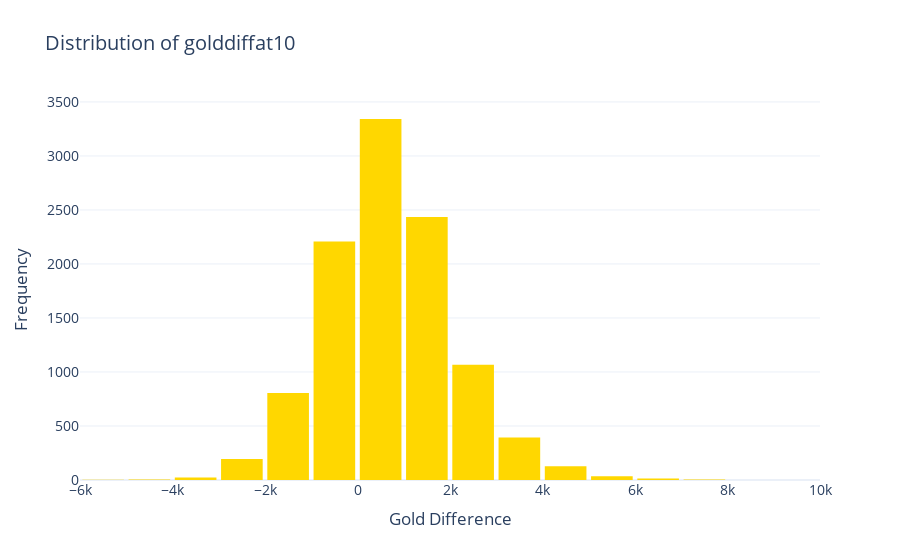
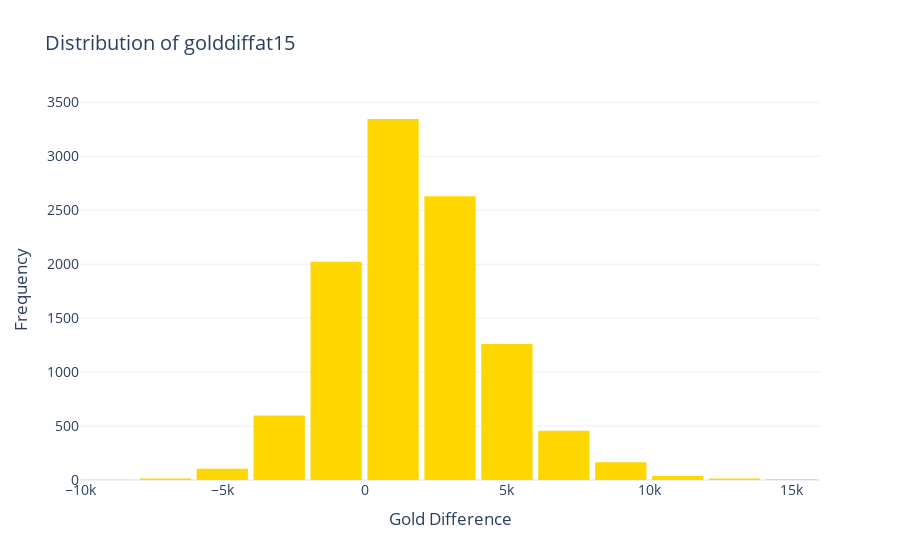
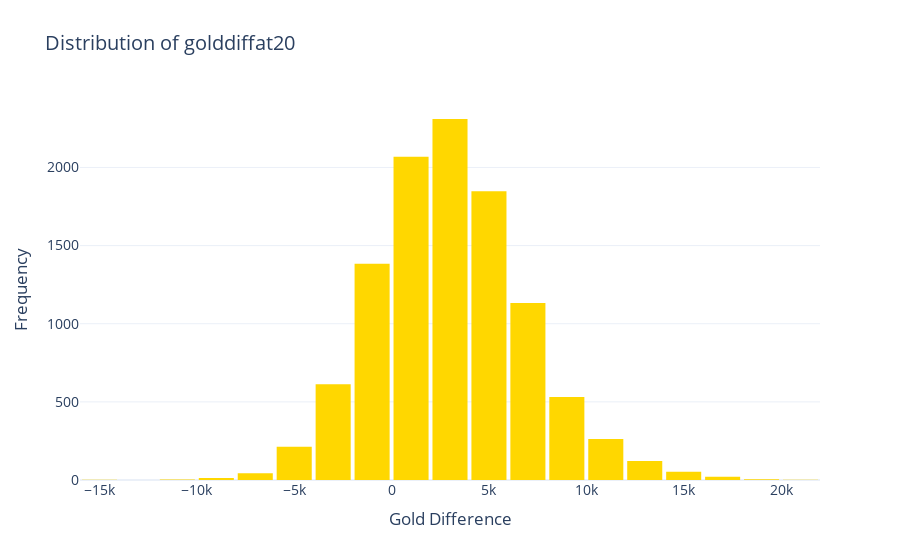
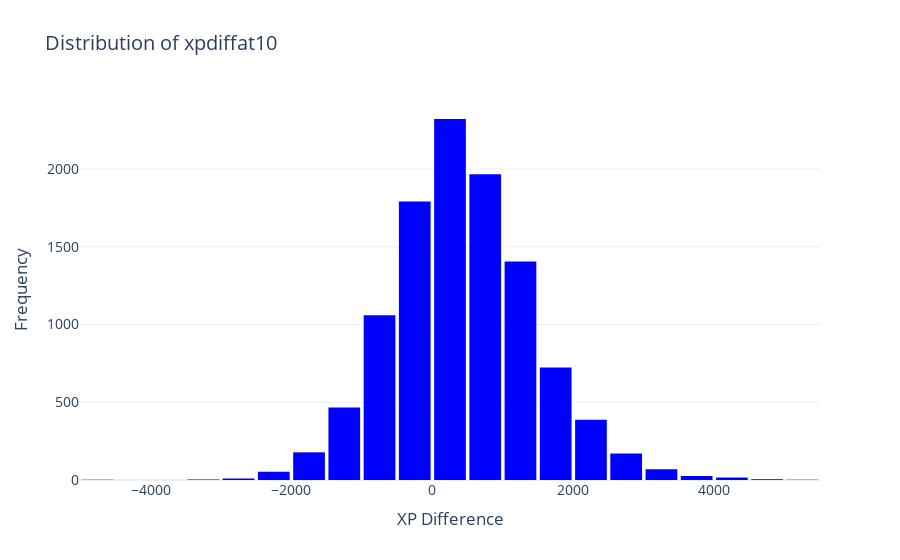

The notebook cell saved with these charts, in order:
### Code cell
# Visualizing data before imputation (if we decide to do it )
# (only the winning games, otherwise the data will always be symmetric)

# Visualize the distribution of gold difference columns
gold_diff_columns = ['golddiffat10', 'golddiffat15', 'golddiffat20']
for col in gold_diff_columns:
    fig = px.histogram(
        team_df[team_df['result'] == 1],
        x=col,
        nbins=20,
        title=f'Distribution of {col}',
        labels={col: 'Gold Difference'},
        template='plotly_white',
        color_discrete_sequence=['gold']
    )
    fig.update_layout(
        bargap=0.1,
        xaxis_title='Gold Difference',
        yaxis_title='Frequency',
        font=dict(size=14)
    )
    fig.show()

# Visualize the distribution of XP difference columns
xp_diff_columns = ['xpdiffat10', 'xpdiffat15', 'xpdiffat20']
for col in xp_diff_columns:
    fig = px.histogram(
        team_df[team_df['result'] == 1],
        x=col,
        nbins=20,
        title=f'Distribution of {col}',
        labels={col: 'XP Difference'},
        template='plotly_white',
        color_discrete_sequence=['blue']
    )
    fig.update_layout(
        bargap=0.1,
        xaxis_title='XP Difference',
        yaxis_title='Frequency',
        font=dict(size=14)
    )
    fig.show()

### Figure 1 — Plotly figure (JSON) as saved in the notebook; plotly's stock layout.template omitted (floating-point values rounded to 4 significant figures; data arrays with more than 128 entries replaced by an {"elided": "..."} marker saying what was removed)
{"data": [{"alignmentgroup": "True", "bingroup": "x", "hovertemplate": "Gold Difference=%{x}<br>count=%{y}<extra></extra>", "legendgroup": "", "marker": {"color": "gold", "pattern": {"shape": ""}}, "name": "", "nbinsx": 20, "offsetgroup": "", "orientation": "v", "showlegend": false, "type": "histogram", "x": {"elided": "10656 int values"}, "xaxis": "x", "yaxis": "y"}], "layout": {"bargap": 0.1, "barmode": "relative", "font": {"size": 14}, "legend": {"tracegroupgap": 0}, "title": {"text": "Distribution of golddiffat10"}, "xaxis": {"anchor": "y", "domain": [0, 1], "title": {"text": "Gold Difference"}}, "yaxis": {"anchor": "x", "domain": [0, 1], "title": {"text": "Frequency"}}}}

### Figure 2 — Plotly figure (JSON) as saved in the notebook; plotly's stock layout.template omitted (floating-point values rounded to 4 significant figures; data arrays with more than 128 entries replaced by an {"elided": "..."} marker saying what was removed)
{"data": [{"alignmentgroup": "True", "bingroup": "x", "hovertemplate": "Gold Difference=%{x}<br>count=%{y}<extra></extra>", "legendgroup": "", "marker": {"color": "gold", "pattern": {"shape": ""}}, "name": "", "nbinsx": 20, "offsetgroup": "", "orientation": "v", "showlegend": false, "type": "histogram", "x": {"elided": "10656 int values"}, "xaxis": "x", "yaxis": "y"}], "layout": {"bargap": 0.1, "barmode": "relative", "font": {"size": 14}, "legend": {"tracegroupgap": 0}, "title": {"text": "Distribution of golddiffat15"}, "xaxis": {"anchor": "y", "domain": [0, 1], "title": {"text": "Gold Difference"}}, "yaxis": {"anchor": "x", "domain": [0, 1], "title": {"text": "Frequency"}}}}

### Figure 3 — Plotly figure (JSON) as saved in the notebook; plotly's stock layout.template omitted (floating-point values rounded to 4 significant figures; data arrays with more than 128 entries replaced by an {"elided": "..."} marker saying what was removed)
{"data": [{"alignmentgroup": "True", "bingroup": "x", "hovertemplate": "Gold Difference=%{x}<br>count=%{y}<extra></extra>", "legendgroup": "", "marker": {"color": "gold", "pattern": {"shape": ""}}, "name": "", "nbinsx": 20, "offsetgroup": "", "orientation": "v", "showlegend": false, "type": "histogram", "x": {"elided": "10656 int values"}, "xaxis": "x", "yaxis": "y"}], "layout": {"bargap": 0.1, "barmode": "relative", "font": {"size": 14}, "legend": {"tracegroupgap": 0}, "title": {"text": "Distribution of golddiffat20"}, "xaxis": {"anchor": "y", "domain": [0, 1], "title": {"text": "Gold Difference"}}, "yaxis": {"anchor": "x", "domain": [0, 1], "title": {"text": "Frequency"}}}}

### Figure 4 — Plotly figure (JSON) as saved in the notebook; plotly's stock layout.template omitted (floating-point values rounded to 4 significant figures; data arrays with more than 128 entries replaced by an {"elided": "..."} marker saying what was removed)
{"data": [{"alignmentgroup": "True", "bingroup": "x", "hovertemplate": "XP Difference=%{x}<br>count=%{y}<extra></extra>", "legendgroup": "", "marker": {"color": "blue", "pattern": {"shape": ""}}, "name": "", "nbinsx": 20, "offsetgroup": "", "orientation": "v", "showlegend": false, "type": "histogram", "x": {"elided": "10656 int values"}, "xaxis": "x", "yaxis": "y"}], "layout": {"bargap": 0.1, "barmode": "relative", "font": {"size": 14}, "legend": {"tracegroupgap": 0}, "title": {"text": "Distribution of xpdiffat10"}, "xaxis": {"anchor": "y", "domain": [0, 1], "title": {"text": "XP Difference"}}, "yaxis": {"anchor": "x", "domain": [0, 1], "title": {"text": "Frequency"}}}}
